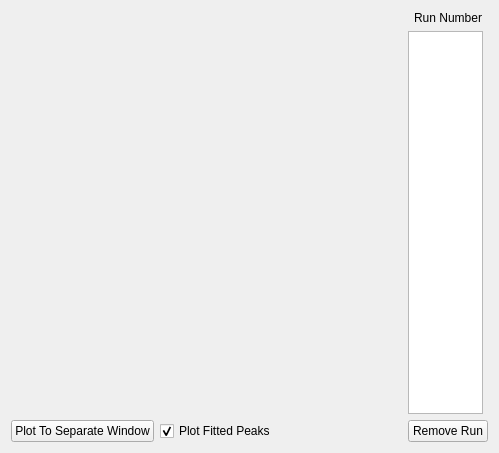
<?xml version="1.0" encoding="UTF-8"?>
<ui version="4.0">
 <class>EnggDiffMultiRunFittingWidget</class>
 <widget class="QWidget" name="EnggDiffMultiRunFittingWidget">
  <property name="geometry">
   <rect>
    <x>0</x>
    <y>0</y>
    <width>499</width>
    <height>453</height>
   </rect>
  </property>
  <property name="windowTitle">
   <string>Form</string>
  </property>
  <layout class="QGridLayout" name="gridLayout">
   <item row="0" column="1">
    <widget class="QLabel" name="label_runLabels">
     <property name="text">
      <string>Run Number</string>
     </property>
     <property name="alignment">
      <set>Qt::AlignCenter</set>
     </property>
    </widget>
   </item>
   <item row="1" column="1">
    <widget class="QListWidget" name="listWidget_runLabels">
     <property name="minimumSize">
      <size>
       <width>75</width>
       <height>0</height>
      </size>
     </property>
     <property name="maximumSize">
      <size>
       <width>75</width>
       <height>16777215</height>
      </size>
     </property>
    </widget>
   </item>
   <item row="2" column="1">
    <widget class="QPushButton" name="pushButton_removeRun">
     <property name="text">
      <string>Remove Run</string>
     </property>
    </widget>
   </item>
   <item row="2" column="0">
    <layout class="QHBoxLayout" name="horizontalLayout_plotControls">
     <item>
      <widget class="QPushButton" name="pushButton_plotToSeparateWindow">
       <property name="text">
        <string>Plot To Separate Window</string>
       </property>
      </widget>
     </item>
     <item>
      <widget class="QCheckBox" name="checkBox_plotFittedPeaks">
       <property name="text">
        <string>Plot Fitted Peaks</string>
       </property>
       <property name="checked">
        <bool>true</bool>
       </property>
      </widget>
     </item>
     <item>
      <spacer name="horizontalSpacer">
       <property name="orientation">
        <enum>Qt::Horizontal</enum>
       </property>
       <property name="sizeHint" stdset="0">
        <size>
         <width>40</width>
         <height>20</height>
        </size>
       </property>
      </spacer>
     </item>
    </layout>
   </item>
   <item row="1" column="0">
    <widget class="PreviewPlot" name="widget" native="true"/>
   </item>
  </layout>
 </widget>
 <customwidgets>
  <customwidget>
   <class>PreviewPlot</class>
   <extends>QWidget</extends>
   <header>MantidQtWidgets/Plotting/PreviewPlot.h</header>
   <container>1</container>
  </customwidget>
 </customwidgets>
 <resources/>
 <connections/>
</ui>
